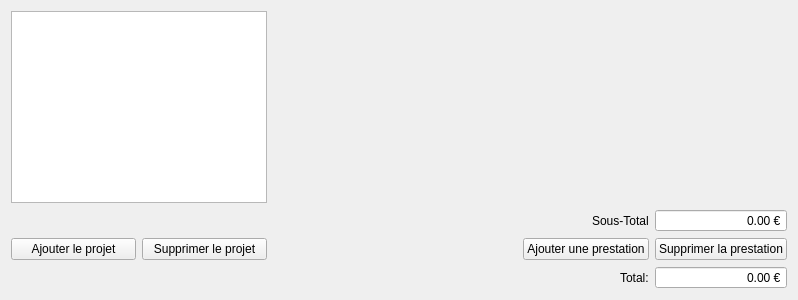
<?xml version="1.0" encoding="UTF-8"?>
<ui version="4.0">
 <class>ContributoriesWidget</class>
 <widget class="QWidget" name="ContributoriesWidget">
  <property name="geometry">
   <rect>
    <x>0</x>
    <y>0</y>
    <width>798</width>
    <height>300</height>
   </rect>
  </property>
  <property name="windowTitle">
   <string>Form</string>
  </property>
  <layout class="QGridLayout" name="gridLayout">
   <item row="0" column="0" colspan="2">
    <widget class="QTableView" name="tblProjects">
     <property name="maximumSize">
      <size>
       <width>380</width>
       <height>16777215</height>
      </size>
     </property>
     <property name="selectionBehavior">
      <enum>QAbstractItemView::SelectRows</enum>
     </property>
    </widget>
   </item>
   <item row="0" column="2" colspan="4">
    <widget class="QStackedWidget" name="stack">
     <property name="currentIndex">
      <number>-1</number>
     </property>
    </widget>
   </item>
   <item row="1" column="5">
    <widget class="QDoubleSpinBox" name="sbSubSum">
     <property name="alignment">
      <set>Qt::AlignRight|Qt::AlignTrailing|Qt::AlignVCenter</set>
     </property>
     <property name="readOnly">
      <bool>true</bool>
     </property>
     <property name="buttonSymbols">
      <enum>QAbstractSpinBox::NoButtons</enum>
     </property>
     <property name="specialValueText">
      <string/>
     </property>
     <property name="suffix">
      <string> €</string>
     </property>
     <property name="maximum">
      <double>100000.990000000005239</double>
     </property>
    </widget>
   </item>
   <item row="2" column="0">
    <widget class="QPushButton" name="btnAddProject">
     <property name="text">
      <string>Ajouter le projet</string>
     </property>
     <property name="icon">
      <iconset resource="../../icons.qrc">
       <normaloff>:/icons/img/add_project.png</normaloff>:/icons/img/add_project.png</iconset>
     </property>
    </widget>
   </item>
   <item row="2" column="1">
    <widget class="QPushButton" name="btnRemoveProject">
     <property name="text">
      <string>Supprimer le projet</string>
     </property>
     <property name="icon">
      <iconset resource="../../icons.qrc">
       <normaloff>:/icons/img/remove_project.png</normaloff>:/icons/img/remove_project.png</iconset>
     </property>
    </widget>
   </item>
   <item row="2" column="2">
    <spacer name="horizontalSpacer">
     <property name="orientation">
      <enum>Qt::Horizontal</enum>
     </property>
     <property name="sizeHint" stdset="0">
      <size>
       <width>40</width>
       <height>20</height>
      </size>
     </property>
    </spacer>
   </item>
   <item row="2" column="3" colspan="2">
    <widget class="QPushButton" name="btnAddPrestation">
     <property name="text">
      <string>Ajouter une prestation</string>
     </property>
     <property name="icon">
      <iconset resource="../../icons.qrc">
       <normaloff>:/icons/img/add_contributory.png</normaloff>:/icons/img/add_contributory.png</iconset>
     </property>
    </widget>
   </item>
   <item row="2" column="5">
    <widget class="QPushButton" name="btnRmovePrestation">
     <property name="text">
      <string>Supprimer la prestation</string>
     </property>
     <property name="icon">
      <iconset resource="../../icons.qrc">
       <normaloff>:/icons/img/remove_contributory.png</normaloff>:/icons/img/remove_contributory.png</iconset>
     </property>
    </widget>
   </item>
   <item row="3" column="5">
    <widget class="QDoubleSpinBox" name="sbAllSums">
     <property name="alignment">
      <set>Qt::AlignRight|Qt::AlignTrailing|Qt::AlignVCenter</set>
     </property>
     <property name="readOnly">
      <bool>true</bool>
     </property>
     <property name="buttonSymbols">
      <enum>QAbstractSpinBox::NoButtons</enum>
     </property>
     <property name="specialValueText">
      <string/>
     </property>
     <property name="suffix">
      <string> €</string>
     </property>
     <property name="maximum">
      <double>100000.990000000005239</double>
     </property>
    </widget>
   </item>
   <item row="1" column="3" colspan="2" alignment="Qt::AlignRight">
    <widget class="QLabel" name="label_2">
     <property name="text">
      <string>Sous-Total</string>
     </property>
    </widget>
   </item>
   <item row="3" column="3" colspan="2" alignment="Qt::AlignRight">
    <widget class="QLabel" name="label">
     <property name="text">
      <string>Total:</string>
     </property>
    </widget>
   </item>
  </layout>
  <zorder>btnRemoveProject</zorder>
  <zorder>btnRmovePrestation</zorder>
  <zorder>btnAddPrestation</zorder>
  <zorder>btnAddProject</zorder>
  <zorder>stack</zorder>
  <zorder>tblProjects</zorder>
  <zorder>sbAllSums</zorder>
  <zorder>sbSubSum</zorder>
  <zorder>label_2</zorder>
  <zorder>label</zorder>
 </widget>
 <resources>
  <include location="../../icons.qrc"/>
 </resources>
 <connections>
  <connection>
   <sender>btnAddPrestation</sender>
   <signal>released()</signal>
   <receiver>ContributoriesWidget</receiver>
   <slot>add()</slot>
   <hints>
    <hint type="sourcelabel">
     <x>580</x>
     <y>290</y>
    </hint>
    <hint type="destinationlabel">
     <x>238</x>
     <y>299</y>
    </hint>
   </hints>
  </connection>
  <connection>
   <sender>btnRmovePrestation</sender>
   <signal>released()</signal>
   <receiver>ContributoriesWidget</receiver>
   <slot>remove()</slot>
   <hints>
    <hint type="sourcelabel">
     <x>788</x>
     <y>290</y>
    </hint>
    <hint type="destinationlabel">
     <x>421</x>
     <y>299</y>
    </hint>
   </hints>
  </connection>
  <connection>
   <sender>btnAddProject</sender>
   <signal>released()</signal>
   <receiver>ContributoriesWidget</receiver>
   <slot>addProject()</slot>
   <hints>
    <hint type="sourcelabel">
     <x>118</x>
     <y>269</y>
    </hint>
    <hint type="destinationlabel">
     <x>119</x>
     <y>351</y>
    </hint>
   </hints>
  </connection>
  <connection>
   <sender>btnRemoveProject</sender>
   <signal>released()</signal>
   <receiver>ContributoriesWidget</receiver>
   <slot>removeProject()</slot>
   <hints>
    <hint type="sourcelabel">
     <x>286</x>
     <y>281</y>
    </hint>
    <hint type="destinationlabel">
     <x>324</x>
     <y>606</y>
    </hint>
   </hints>
  </connection>
  <connection>
   <sender>tblProjects</sender>
   <signal>clicked(QModelIndex)</signal>
   <receiver>ContributoriesWidget</receiver>
   <slot>changeProject()</slot>
   <hints>
    <hint type="sourcelabel">
     <x>185</x>
     <y>153</y>
    </hint>
    <hint type="destinationlabel">
     <x>-396</x>
     <y>154</y>
    </hint>
   </hints>
  </connection>
  <connection>
   <sender>tblProjects</sender>
   <signal>activated(QModelIndex)</signal>
   <receiver>ContributoriesWidget</receiver>
   <slot>changeProject()</slot>
   <hints>
    <hint type="sourcelabel">
     <x>291</x>
     <y>144</y>
    </hint>
    <hint type="destinationlabel">
     <x>-196</x>
     <y>116</y>
    </hint>
   </hints>
  </connection>
  <connection>
   <sender>tblProjects</sender>
   <signal>doubleClicked(QModelIndex)</signal>
   <receiver>ContributoriesWidget</receiver>
   <slot>editing()</slot>
   <hints>
    <hint type="sourcelabel">
     <x>268</x>
     <y>171</y>
    </hint>
    <hint type="destinationlabel">
     <x>-110</x>
     <y>180</y>
    </hint>
   </hints>
  </connection>
 </connections>
 <slots>
  <slot>add()</slot>
  <slot>remove()</slot>
  <slot>addProject()</slot>
  <slot>removeProject()</slot>
  <slot>changeProject()</slot>
  <slot>editing()</slot>
  <slot>updateBtn()</slot>
 </slots>
</ui>
